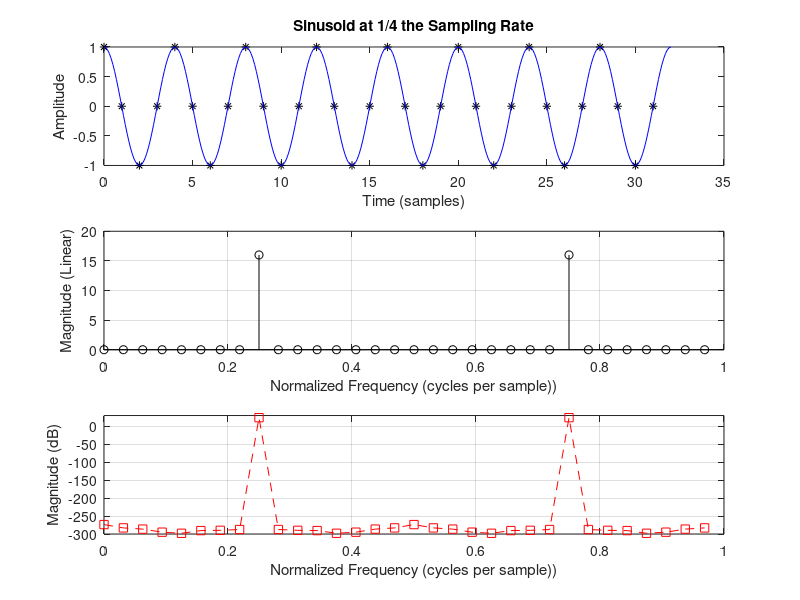

This figure's MATLAB source:
%%%%%%%%%%%%%%%%%%%%%%%%%%%%%%%%%%%%%%%%%%%%%%%%%%%%%%%%%%%%%%%%%%%%%%%%%%%
% Example 1 - DFT of Sine Wave
%%%%%%%%%%%%%%%%%%%%%%%%%%%%%%%%%%%%%%%%%%%%%%%%%%%%%%%%%%%%%%%%%%%%%%%%%%%
%
clear all                   %clear working space
close all                   %close all plots
clc                         %clear command panel
%
% Create a Sine wave with Frequency 0.25 Hz %
L=32; % Signal Length 
Fs=1; % Sampling Frequency 1 Hz
Ts=1/Fs; % Sampling Period
T=L*Ts; % Signal Length 32 sec
n=(0:Ts:T-Ts); 
A=1; % Signal Amplitude
phi=0; % Signal Phase
f=0.25; % Frequency (cycles/sample)
x=A*cos(2*pi*n*f+phi);
X=fft(x); % Spectrum
%
% Signal Time Plot 
%
figure(1);      
subplot(3,1,1); 
                
plot(n,x,'*k'); 
pause           
                
hold on;        
                
t=0:0.1:T;      
plot(t,A*cos(2*pi*f*t+phi),'-b'); 
grid off;       
title('Sinusoid at 1/4 the Sampling Rate'); 
xlabel('Time (samples)'); 
ylabel('Amplitude');      
hold off;                 
                          
pause
%
% Signal Frequency Plot
%
magX=abs(X); % Spectrum Amplitude
N=length(X); % FFT length
fn=[0:1/N:1-1/N]; % normalized Frequencies
subplot(3,1,2); 
stem(fn,magX,'ok');
grid on; 
xlabel('Normalized Frequency (cycles per sample))');
ylabel('Magnitude (Linear)');
pause
%
% Signal Frequency plot (in dB):
%
spec=20*log10(magX); % Spectrum Apmlitude in dB
subplot(3,1,3); 
plot(fn,spec,'--sr');
grid on;
axis([0 1 -300 30]); 
xlabel('Normalized Frequency (cycles per sample))');
ylabel('Magnitude (dB)');
                         